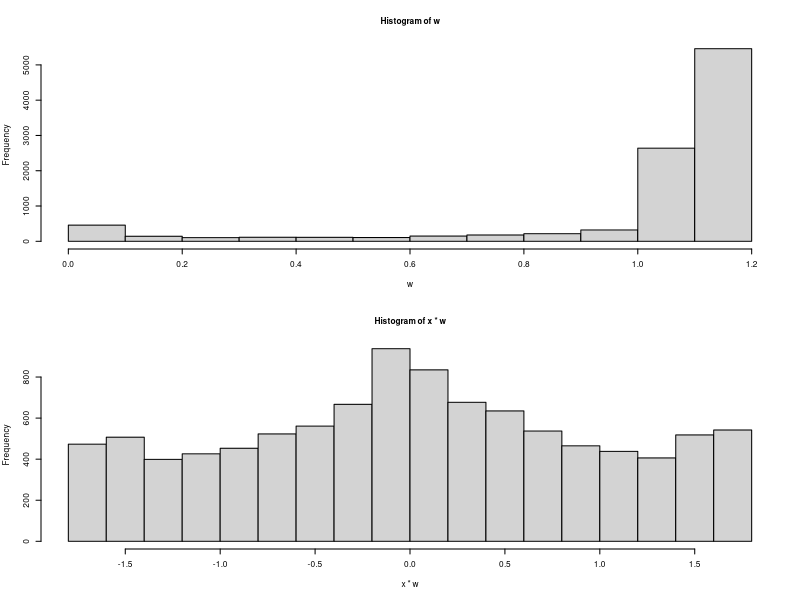
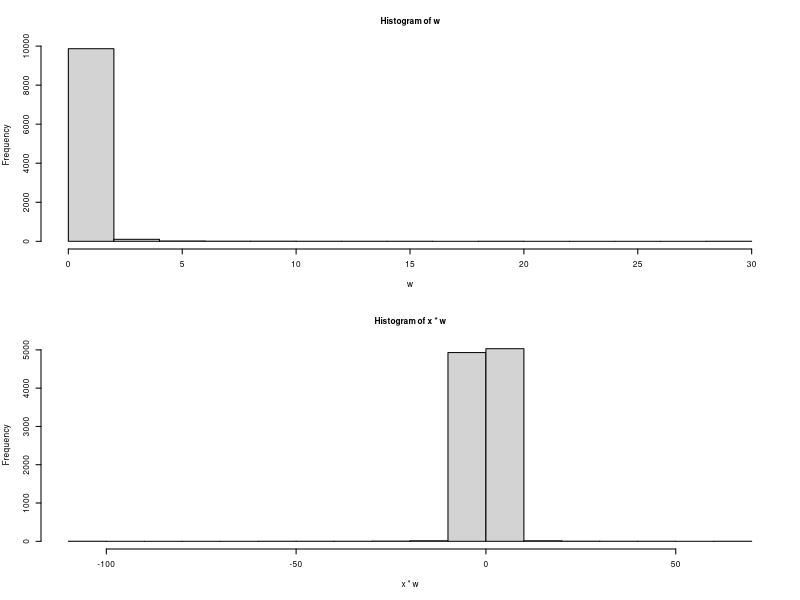

These charts were generated, in order, by the following R code:
# R
#### Stat243
#### Problem Set 5
#### 3. Importance sampling

rm(list = ls(all = TRUE)) # remove all objects

## (a)

# we want to estimate EX and E(X^2) for a standrad normal
# let's draw from a t with 3 degrees of freedom

m <- 10000 # number of samples for each estimator
# standard MC estimator
set.seed(0)
y <- rnorm(m)
stdEX <- mean(y)
stdVX <- mean(y^2)

# samples for importance sampler
set.seed(0)
x <- rt(m, df = 3)  # i.e sample from g(x) being a t with df=3
f <- dnorm(x)  # density of x under f
g <- dt(x, df = 3)  # density of x under g
w <- f/g  # weights
isEX <- mean(x*w)
isVX <- mean((x*w)^2)

par(mfrow=c(2,1),cex= 0.5, cex.main= 1)
hist(w)
hist(x*w)

## (b)

# we want to estimate EX and E(X^2) for a t with v=3
# let's draw from a standard normal

m <- 10000 # number of samples for each estimator
# standard MC estimator
set.seed(0)
y <- rt(m, df = 3)
stdEX <- mean(y)
stdVX <- mean(y^2)

# samples for importance sampler
set.seed(0)
x <- rnorm(m)  # i.e sample from g(x) being a standard normal
f <- dt(x, df = 3)  # density of x under f
g <- dnorm(x)  # density of x under g
w <- f/g  # weights
isEX <- mean(x*w)
isVX <- mean((x*w)^2)

par(mfrow=c(2,1),cex= 0.5, cex.main= 1)
hist(w)
hist(x*w)

